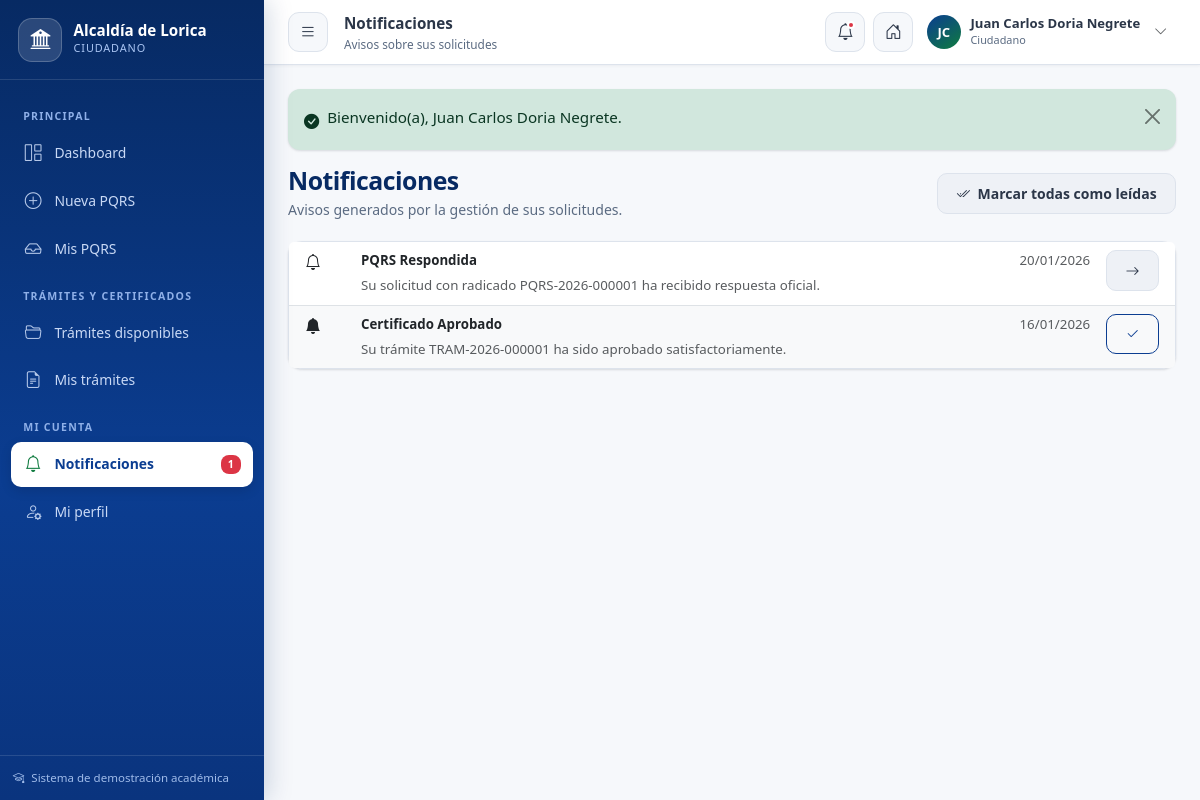
/alcaldia-lorica/ciudadano/notificaciones (signed in), run on the app's committed database.
### tables this page shows
CREATE TABLE `usuarios` (
    `id` INT AUTO_INCREMENT PRIMARY KEY,
    `rol_id` INT NOT NULL,
    `email` VARCHAR(150) NOT NULL UNIQUE,
    `password` VARCHAR(255) NOT NULL,
    `activo` TINYINT(1) DEFAULT 1,
    `ultimo_acceso` DATETIME NULL,
    `created_at` TIMESTAMP DEFAULT CURRENT_TIMESTAMP,
    `updated_at` TIMESTAMP DEFAULT CURRENT_TIMESTAMP ON UPDATE CURRENT_TIMESTAMP,
    CONSTRAINT `fk_usuarios_rol` FOREIGN KEY (`rol_id`) REFERENCES `roles` (`id`) ON UPDATE CASCADE
);

CREATE TABLE `roles` (
    `id` INT AUTO_INCREMENT PRIMARY KEY,
    `nombre` VARCHAR(50) NOT NULL UNIQUE,
    `descripcion` VARCHAR(255) NULL,
    `created_at` TIMESTAMP DEFAULT CURRENT_TIMESTAMP
);

CREATE TABLE `ciudadanos` (
    `id` INT AUTO_INCREMENT PRIMARY KEY,
    `usuario_id` INT NOT NULL UNIQUE,
    `tipo_documento` ENUM('CC', 'TI', 'CE', 'PASAPORTE', 'NIT') DEFAULT 'CC',
    `numero_documento` VARCHAR(30) NOT NULL UNIQUE,
    `nombres` VARCHAR(100) NOT NULL,
    `apellidos` VARCHAR(100) NOT NULL,
    `telefono` VARCHAR(30) NULL,
    `direccion` VARCHAR(200) NULL,
    `barrio` VARCHAR(100) NULL,
    `created_at` TIMESTAMP DEFAULT CURRENT_TIMESTAMP,
    `updated_at` TIMESTAMP DEFAULT CURRENT_TIMESTAMP ON UPDATE CURRENT_TIMESTAMP,
    CONSTRAINT `fk_ciudadanos_usuario` FOREIGN KEY (`usuario_id`) REFERENCES `usuarios` (`id`) ON DELETE CASCADE
);

CREATE TABLE `notificaciones` (
    `id` INT AUTO_INCREMENT PRIMARY KEY,
    `usuario_id` INT NOT NULL,
    `titulo` VARCHAR(150) NOT NULL,
    `mensaje` TEXT NOT NULL,
    `enlace` VARCHAR(255) NULL,
    `leida` TINYINT(1) DEFAULT 0,
    `created_at` TIMESTAMP DEFAULT CURRENT_TIMESTAMP,
    INDEX `idx_notificaciones_usuario` (`usuario_id`, `leida`),
    CONSTRAINT `fk_notif_usuario` FOREIGN KEY (`usuario_id`) REFERENCES `usuarios` (`id`) ON DELETE CASCADE
);

### app/views/ciudadano/notificaciones.php (the view, shortened to what the rows shown need)
<div class="page-heading d-flex flex-wrap justify-content-between align-items-center gap-2">
    <div>
        <h1>Notificaciones</h1>
        <p>Avisos generados por la gestión de sus solicitudes.</p>
    </div>
    <form action="<?= url('ciudadano/notificaciones/leer-todas') ?>" method="post" data-confirm="¿Marcar todas las notificaciones como leídas?">
        <button class="btn btn-soft btn-sm"><i class="bi bi-check2-all me-1"></i> Marcar todas como leídas</button>
    </form>
</div>
<div class="card">
    <div class="list-group list-group-flush">
        <?php if (empty($notificaciones)): ?>
            <div class="empty-state"><i class="bi bi-bell-slash"></i>No tiene notificaciones registradas.</div>
        <?php else: foreach ($notificaciones as $n): ?>
            <div class="list-group-item d-flex flex-wrap align-items-start gap-3 <?= $n['leida'] ? '' : 'bg-light' ?>">
                <div class="stat-icon mb-0 <?= $n['leida'] ? 'slate' : 'green' ?>" style="width:40px;height:40px;font-size:1rem;flex:0 0 auto;">
                    <i class="bi <?= $n['leida'] ? 'bi-bell' : 'bi-bell-fill' ?>"></i>
                </div>
                <div class="flex-grow-1">
                    <div class="d-flex justify-content-between align-items-center gap-2">
                        <span class="fw-bold small"><?= e($n['titulo']) ?></span>
                        <span class="small text-muted"><?= time_ago($n['created_at']) ?></span>
                    </div>
                    <div class="small text-muted mt-1"><?= e($n['mensaje']) ?></div>
                </div>
                <div class="d-flex gap-1">
                    <?php if (!$n['leida']): ?>
                        <form action="<?= url('ciudadano/notificaciones/leer') ?>" method="post" class="m-0">
                            <button class="btn btn-sm btn-outline-primary" title="Marcar leída y abrir"><i class="bi bi-check2"></i></button>
                        </form>
                    <?php elseif (!empty($n['enlace'])): ?>
                        <a href="<?= url($n['enlace']) ?>" class="btn btn-sm btn-soft"><i class="bi bi-arrow-right"></i></a>
                    <?php endif; ?>
                </div>
            </div>
        <?php endforeach; endif; ?>
    </div>
</div>

### app/core/Router.php (shortened to what the rows shown need)
<?php
class Router {
    private array $routes = [];
    private string $basePath = '';
    public function __construct(string $basePath = '') {
        $this->basePath = rtrim($basePath, '/');
    }
    private function addRoute(string $method, string $path, array $handler, array $middleware): void {
        $path = '/' . trim($path, '/');
        $pattern = preg_replace('#\{([a-zA-Z_][a-zA-Z0-9_]*)\}#', '(?P<$1>[^/]+)', $path);
        $this->routes[] = [
            'method'     => $method,
            'path'       => $path,
            'pattern'    => '#^' . $pattern . '$#',
            'handler'    => $handler,
            'middleware' => $middleware,
        ];
    }
    public function dispatch(string $method, string $uri): void {
        $path = $this->extractPath($uri);
        foreach ($this->routes as $route) {
            if ($route['method'] !== $method) {
                continue;
            }
            if (preg_match($route['pattern'], $path, $matches)) {
                $params = array_filter($matches, 'is_string', ARRAY_FILTER_USE_KEY);
                foreach ($route['middleware'] as $mw) {
                    $result = Middleware::run($mw);
                }
                [$controllerClass, $action] = $route['handler'];
                $controller = new $controllerClass();
                call_user_func_array([$controller, $action], array_values($params));
                return;
            }
        }
    }
    private function extractPath(string $uri): string {
        $uri = parse_url($uri, PHP_URL_PATH) ?? '/';
        if ($this->basePath !== '' && str_starts_with($uri, $this->basePath)) {
            $uri = substr($uri, strlen($this->basePath));
        }
        $uri = '/' . trim($uri, '/');
        return $uri === '/' ? '/' : rtrim($uri, '/');
    }
}

### app/views/layouts/panel.php (shortened to what the rows shown need)
<?php
$app = config();
$user = Auth::user();
$rol = Auth::role();
$activeMenu = $activeMenu ?? '';
$nombreCompleto = Auth::name();
$iniciales = '';
$partes = preg_split('/\s+/', trim($nombreCompleto));
foreach (array_slice($partes, 0, 2) as $p) {
    if ($p !== '') $iniciales .= mb_strtoupper(mb_substr($p, 0, 1));
}
$iniciales = $iniciales ?: 'AL';
$noLeidas = ($rol === 'ciudadano') ? NotificationService::noLeidas((int)$user['id']) : 0;
$menuRol = $menus[$rol] ?? [];
?>
<!DOCTYPE html>
<html lang="es">
<head>
    <link rel="stylesheet" href="<?= asset('bootstrap/css/bootstrap.min.css') ?>">
    <link rel="stylesheet" href="<?= asset('icons/bootstrap-icons.min.css') ?>">
    <link rel="stylesheet" href="<?= asset('css/app.css') ?>">
</head>
<body class="panel-body">
<aside class="panel-sidebar" id="panelSidebar">
    <div class="sidebar-brand">
        <div class="brand-shield"><i class="bi bi-bank2"></i></div>
        <div>
            <div class="sb-title">Alcaldía de Lorica</div>
            <div class="sb-sub"><?= e(role_label($rol)) ?></div>
        </div>
    </div>
    <div class="sidebar-scroll">
        <?php foreach ($menuRol as $grupo): ?>
            <div class="sidebar-label"><?= e($grupo['label']) ?></div>
            <ul class="sidebar-nav">
                <?php foreach ($grupo['items'] as $item): ?>
                    <li>
                        <a class="nav-link <?= $activeMenu === $item['key'] ? 'active' : '' ?>" href="<?= url($item['url']) ?>">
                            <i class="bi <?= e($item['icon']) ?>"></i>
                            <span><?= e($item['text']) ?></span>
                            <?php if ($item['key'] === 'notificaciones' && $noLeidas > 0): ?>
                                <span class="badge bg-danger"><?= $noLeidas ?></span>
                            <?php endif; ?>
                        </a>
                    </li>
                <?php endforeach; ?>
            </ul>
        <?php endforeach; ?>
    </div>
    <div class="sidebar-footer">
        <i class="bi bi-mortarboard me-1"></i> Sistema de demostración académica
    </div>
</aside>
<div class="panel-main">
    <header class="panel-topbar">
        <button class="icon-btn topbar-toggle" type="button" id="sidebarToggle" aria-label="Menú">
            <i class="bi bi-list"></i>
        </button>
        <div class="topbar-title">
            <?= e($pageTitle ?? ($title ?? 'Panel')) ?>
            <?php if (!empty($pageSubtitle)): ?><small><?= e($pageSubtitle) ?></small><?php endif; ?>
        </div>
        <div class="topbar-actions">
            <?php if ($rol === 'ciudadano'): ?>
                <a href="<?= url('ciudadano/notificaciones') ?>" class="icon-btn" title="Notificaciones">
                    <i class="bi bi-bell"></i>
                    <?php if ($noLeidas > 0): ?><span class="dot"></span><?php endif; ?>
                </a>
            <?php endif; ?>
            <a href="<?= url('') ?>" class="icon-btn d-none d-sm-grid" title="Ir al portal público"><i class="bi bi-house-door"></i></a>
            <div class="dropdown">
                <button class="user-chip border-0" data-bs-toggle="dropdown" aria-expanded="false" type="button">
                    <span class="user-avatar"><?= e($iniciales) ?></span>
                    <span class="text-start">
                        <span class="u-name d-block"><?= e($nombreCompleto) ?></span>
                        <span class="u-role d-block"><?= e(role_label($rol)) ?></span>
                    </span>
                    <i class="bi bi-chevron-down small text-muted ms-1"></i>
                </button>
            </div>
        </div>
    </header>
    <div class="panel-content">
        <?php require __DIR__ . '/_flash.php'; ?>
        <?= $content ?>
    </div>
</div>
</body>
</html>

### data on the page
usuarios: rol.nombre "CIUDADANO", rol.nombre "Ciudadano"
ciudadanos: nombreCompleto "Juan Carlos Doria Negrete"
notificaciones: leida 1 (drawn), titulo "PQRS Respondida", created_at "20/01/2026", mensaje "Su solicitud con radicado PQRS-2026-000001 ha recibido respuesta oficial."
notificaciones: leida 0 (drawn), titulo "Certificado Aprobado", created_at "16/01/2026", mensaje "Su trámite TRAM-2026-000001 ha sido aprobado satisfactoriamente."

### other printed values
$grupo['label'] "PRINCIPAL"
$item['text'] "Dashboard"
$item['text'] "Nueva PQRS"
$item['text'] "Mis PQRS"
$grupo['label'] "TRÁMITES Y CERTIFICADOS"
$item['text'] "Trámites disponibles"
$item['text'] "Mis trámites"
$grupo['label'] "MI CUENTA"
$item['text'] "Notificaciones"
$noLeidas "1"
$item['text'] "Mi perfil"
$iniciales "JC"
$__f['message'] "Bienvenido(a), Juan Carlos Doria Negrete."
